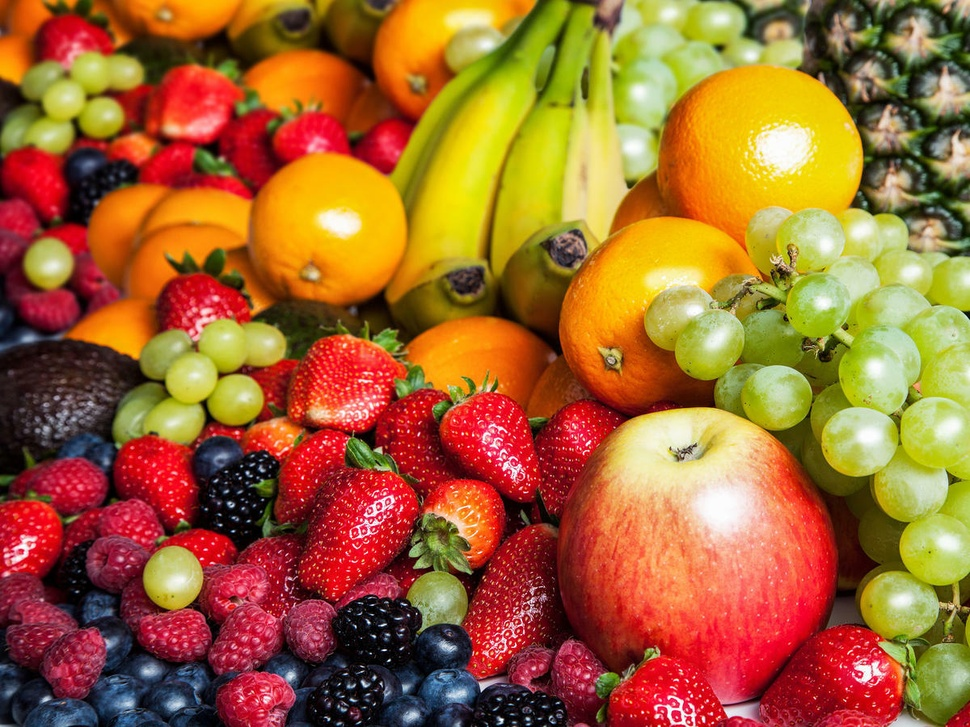
#> input picture Practicing-Coding/Python/College/Fruits.jpeg, 970 x 727 px, shrunk from 1200 x 900 before the run, found by its file name
$ python saltpaper.py
#> lines starting #> are read from the running program, lines starting #| are printed output that depends on the picture
import numpy as np
import matplotlib.pyplot as plt
import random
import cv2
from scipy.signal import convolve2d

def saltpepper(image,density):
    output=np.zeros(image.shape,np.uint8)
    threshold=1-density

    for i in range(image.shape[0]):
        for j in range (image.shape[1]):
            possibility=random.random()
            if(possibility<density):
                output[i][j]=0
            elif(possibility>threshold):
                output[i][j]=255
            else:
                output[i][j]=image[i][j]
    return output

def MedianFilter(image, filter_size):
     height, width = image.shape[:2]
     #create an empty array with same size as input image
     output = np.zeros((height, width), np.uint8)

     #create the kernelar7ray of filter as same size as filter size
     filter_array = [image[0][0]]*filter_size  # making empty array of size [0,0,0,0,0,0,0,0,0]

     #deal with filter size = 3x3
     if filter_size ==9:
          for j in range(1, image.shape[0]-1):
               for i in range(1, image.shape[1]-1):
                    filter_array[0] = image[j-1, i-1]
                    filter_array[1] = image[j, i-1]
                    filter_array[2] = image[j+1, i-1]
                    filter_array[3] = image[j-1, i]
                    filter_array[4] = image[j, i]
                    filter_array[5] = image[j+1, i]
                    filter_array[6] = image[j-1, i+1]
                    filter_array[7] = image[j, i+1]
                    filter_array[8] = image[j+1, i+1]
                    #sort the array
                    filter_array.sort()
                    #nput the medium into ouput array
                    output[j][i] = filter_array[4]
     return output

image = cv2.cvtColor(cv2.imread('E:\Documents\GitHub\Practice-Codes\Practicing-Coding\Python\College\Fruits.jpeg'), cv2.COLOR_BGR2GRAY)
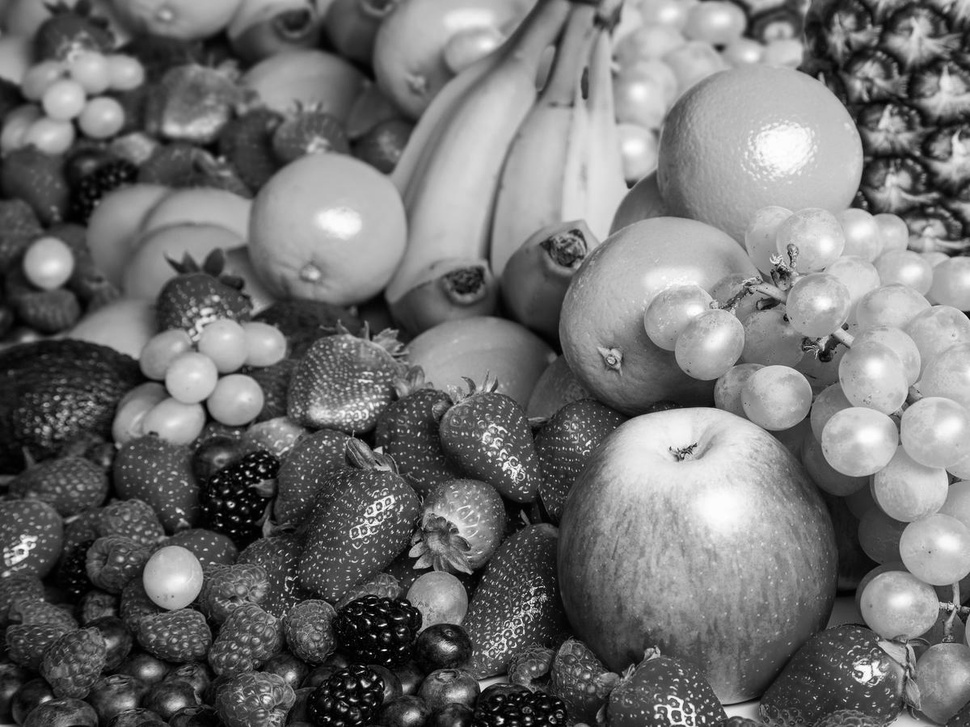
#> image: shape (727, 970); min 0, max 254, mean 113.5

def gaussian_kernel(size, sigma):
    kernel= np.fromfunction(
        lambda x, y: (1/ (2*np.pi*sigma*2))*np.exp(-((x-(size-1)/2)**2 + (y-(size-1)/2)**2)/(2*sigma*2)),(size,size)
    )
    return kernel / np.sum(kernel)

#generate the gaussian kernal
gaussian_filter_kernel= gaussian_kernel(11, 1.5)

#applying gaussian filter convulation
filter_image=convolve2d(image,gaussian_filter_kernel,mode='same',boundary='symm')

imageWithNoise=saltpepper(image, 0.1)
#> after the loop in saltpepper, `for i in range(image.shape[0]):`:
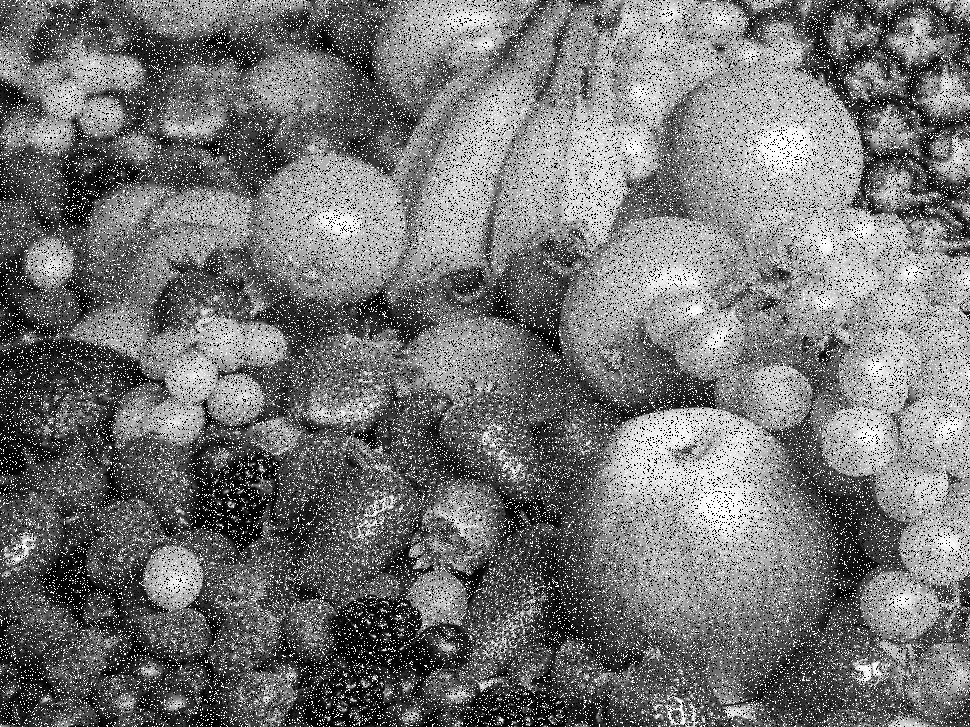
#> output: shape (727, 970); min 0, max 255, mean 116.3
median = MedianFilter(imageWithNoise, 9)
#> in MedianFilter, `filter_array = [image[0][0]]*filter_size`: filter_array = [93, 93, 93, 93, 93, 93, 93, 93, 93]
#> after the loop in MedianFilter, `for j in range(1, image.shape[0]-1):`: filter_array = [0, 52, 55, 56, 57, 67, 69, 76, 255]

plt.figure(figsize=(18,9))
plt.subplot(141)
plt.title('Gray image')
plt.imshow(image,cmap='gray')

plt.subplot(142)
plt.title('Saltpeper image')
plt.imshow(imageWithNoise, cmap='gray')

plt.subplot(143)
plt.title('Median image')
plt.imshow(median, cmap='gray')

plt.subplot(144)
plt.title('gaussian image')
plt.imshow(filter_image, cmap='gray')

plt.show()
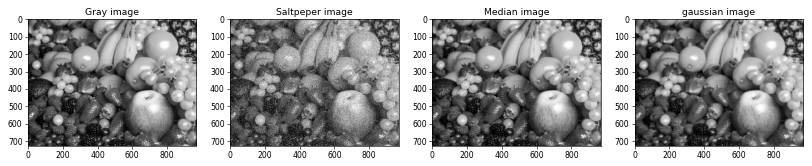
#> figure drawn by matplotlib, 4 panels

$ run again, with Practicing-Coding/Python/College/1.png saved as Practicing-Coding/Python/College/Fruits.jpeg
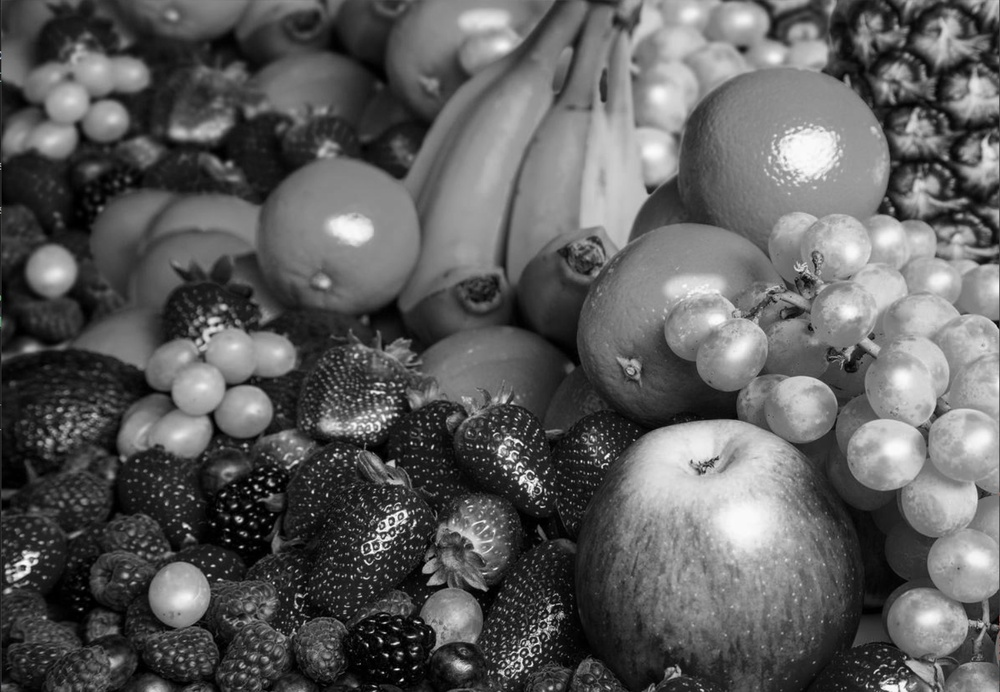
#> input picture Practicing-Coding/Python/College/1.png, 1000 x 692 px, shrunk from 1502 x 1040 before the run, found by its file name
#> after the loop in saltpepper, `for i in range(image.shape[0]):`:
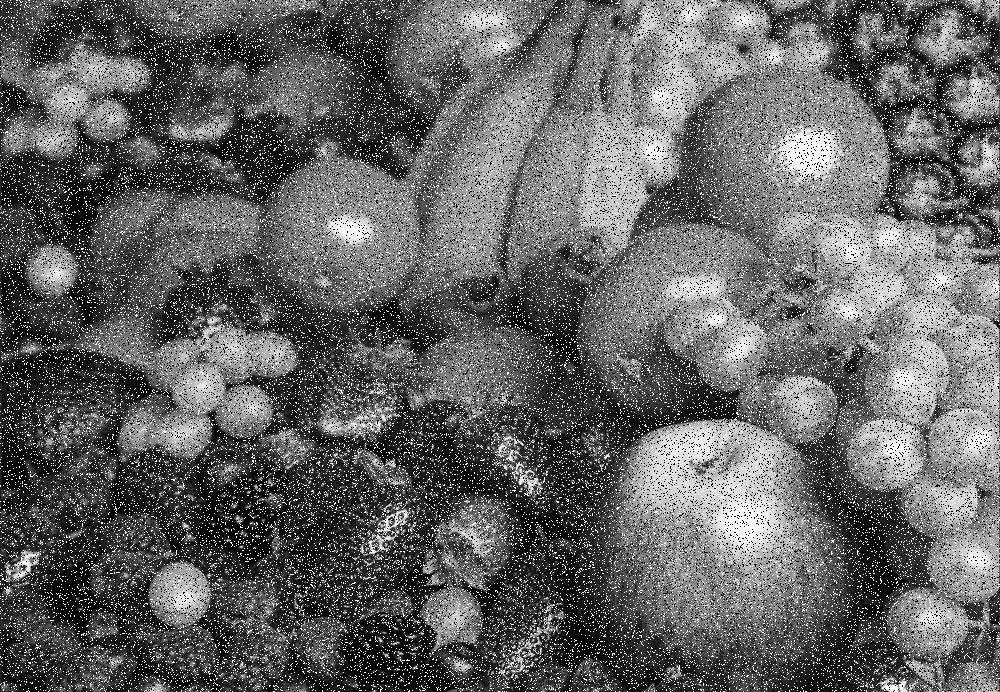
#> output: shape (692, 1000); min 0, max 255, mean 100.1
#> in MedianFilter, `filter_array = [image[0][0]]*filter_size`: filter_array = [40, 40, 40, 40, 40, 40, 40, 40, 40]
#> after the loop in MedianFilter, `for j in range(1, image.shape[0]-1):`: filter_array = [0, 0, 77, 83, 137, 144, 147, 152, 255]
#> `plt.show()`:
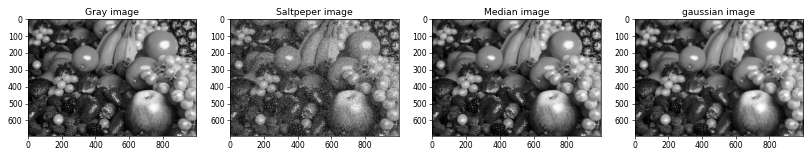
#> figure drawn by matplotlib, 4 panels

$ run again, with Practicing-Coding/Python/College/2.png saved as Practicing-Coding/Python/College/Fruits.jpeg
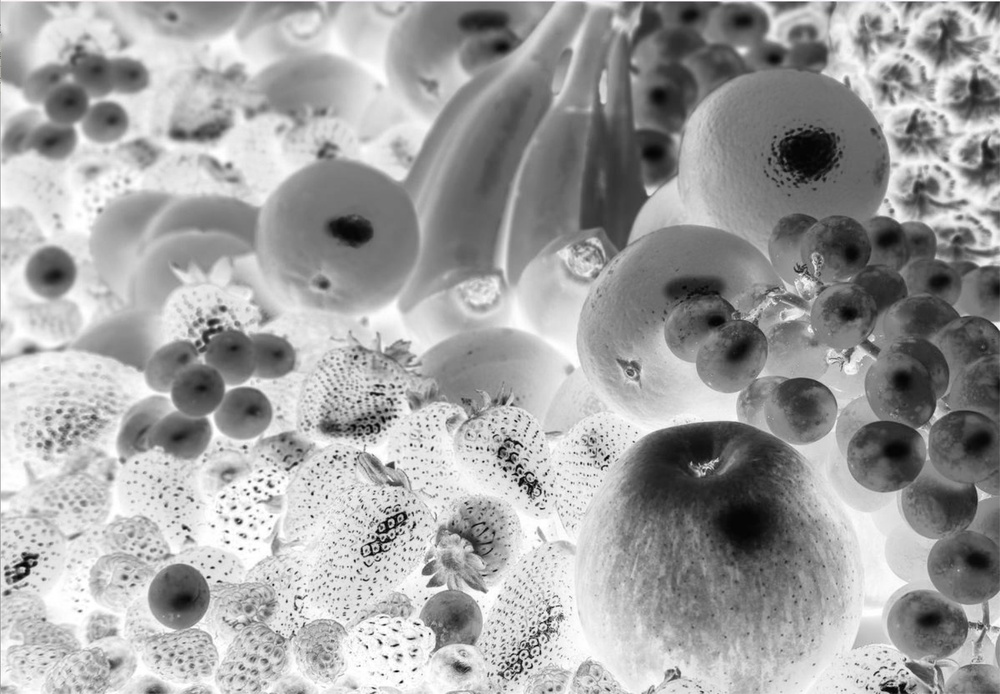
#> input picture Practicing-Coding/Python/College/2.png, 1000 x 694 px, shrunk from 1501 x 1042 before the run, found by its file name
#> after the loop in saltpepper, `for i in range(image.shape[0]):`:
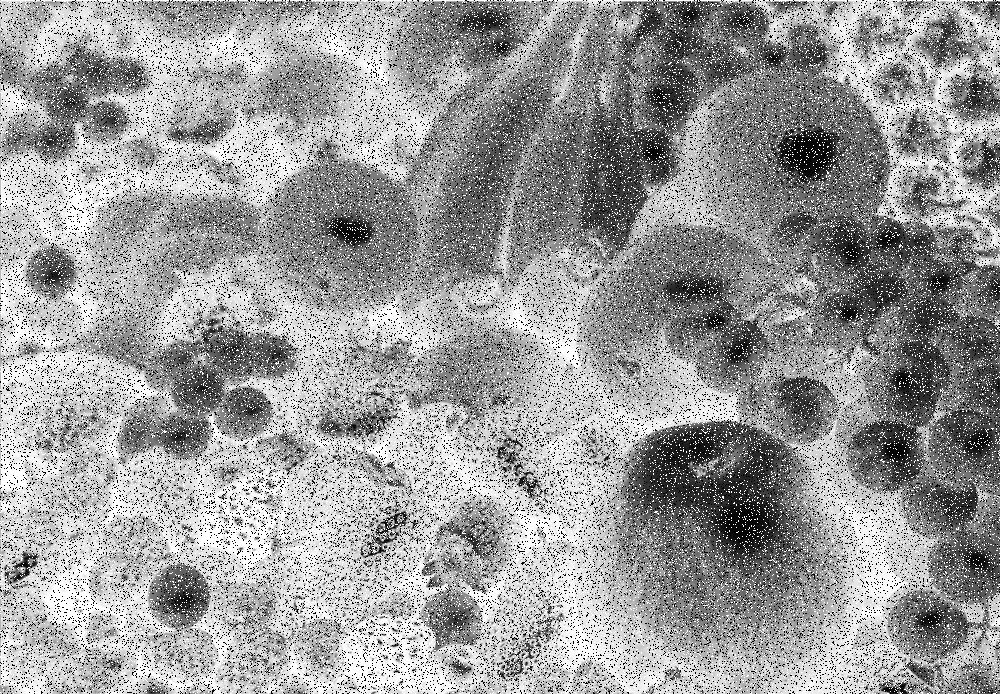
#> output: shape (694, 1000); min 0, max 255, mean 154.9
#> in MedianFilter, `filter_array = [image[0][0]]*filter_size`: filter_array = [201, 201, 201, 201, 201, 201, 201, 201, 201]
#> after the loop in MedianFilter, `for j in range(1, image.shape[0]-1):`: filter_array = [99, 102, 104, 106, 109, 113, 122, 126, 131]
#> `plt.show()`:
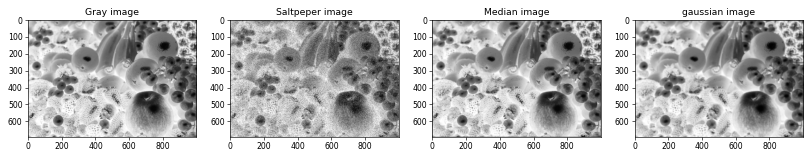
#> figure drawn by matplotlib, 4 panels

$ run again, with Practicing-Coding/Python/College/3.png saved as Practicing-Coding/Python/College/Fruits.jpeg
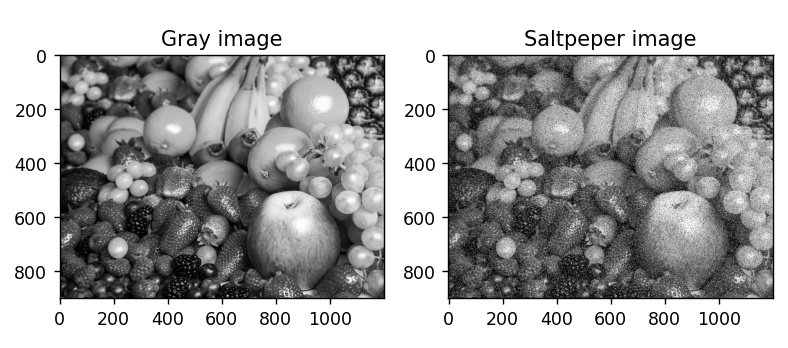
#> input picture Practicing-Coding/Python/College/3.png, 788 x 348 px, found by its file name
#> after the loop in saltpepper, `for i in range(image.shape[0]):`:
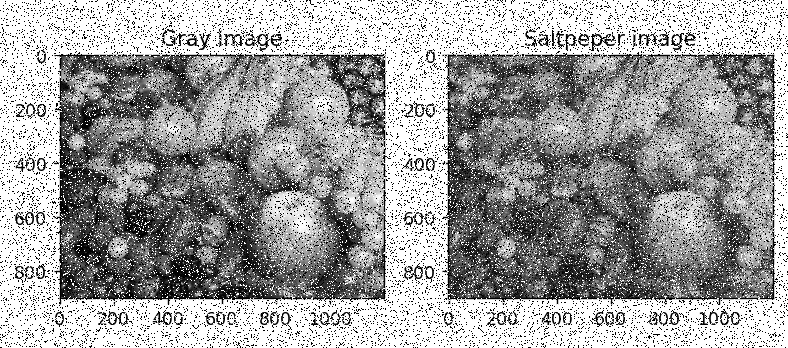
#> output: shape (348, 788); min 0, max 255, mean 160.1
#> in MedianFilter, `filter_array = [image[0][0]]*filter_size`: filter_array = [255, 255, 255, 255, 255, 255, 255, 255, 255]
#> after the loop in MedianFilter, `for j in range(1, image.shape[0]-1):`: filter_array = [0, 255, 255, 255, 255, 255, 255, 255, 255]
#> `plt.show()`:
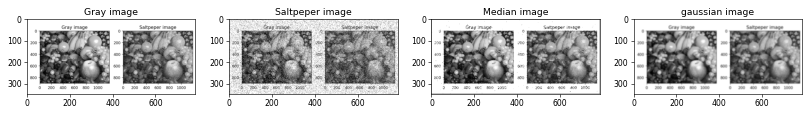
#> figure drawn by matplotlib, 4 panels
